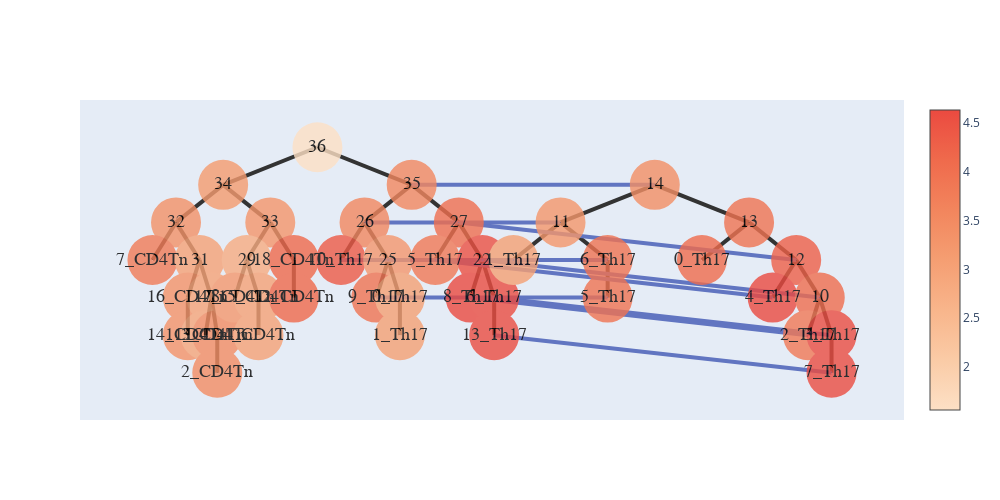

Write notebook code for a chart like this one.
### Code cell
nodes1 = build_hyper_tree_from_folder('./datas/impute/1/',True)
nodes2 = build_hyper_tree_from_folder('./datas/impute/2/',True)
nodes_merge1 = [];
nodes_merge2 = [];
add_meta(nodes1[0],meta_list1,[])
add_meta(nodes2[0],meta_list2,[])
T=tree_alignment(nodes1[0],nodes2[0],1);
minn = T.run_alignment();
T.show_ans();
ans = T.get_ans()
t=show_graph(ans,nodes1[0],nodes2[0]);
t.show_fig()

### Figure 1 — Plotly figure (JSON) as saved in the notebook; plotly's stock layout.template omitted (floating-point values rounded to 4 significant figures)
{"data": [{"hoverinfo": "text", "hovertext": ["connect Empty", "connect Empty", "connect Empty", "connect Empty", "connect Empty", "connect Empty", "connect Empty", "connect Empty", "connect Empty", "connect Empty", "connect Empty", "connect Empty", "connect Empty", "connect Empty", "connect Empty", "connect Empty", "connect Empty", "connect Empty", "connect 14", "connect 11", "connect 1_Th17", "connect 6_Th17", "connect 5_Th17", "connect Empty", "connect Empty", "connect 12", "connect 4_Th17", "connect 10", "connect 2_Th17", "connect 3_Th17", "connect 7_Th17", "connect 35", "connect 26", "connect 10_Th17", "connect 25", "connect 9_Th17", "connect Empty", "connect Empty", "connect 27", "connect 5_Th17", "connect 22", "connect 8_Th17", "connect 6_Th17", "connect 13_Th17"], "marker": {"color": [1.56, 3.166, 3.372, 3.799, 3.005, 3.331, 3.331, 2.993, 2.936, 3.454, 3.454, 3.276, 2.785, 3.228, 3.01, 3.01, 4.131, 4.131, 3.56, 3.563, 4.378, 3.229, 3.946, 3.052, 3.052, 4.032, 3.831, 4.515, 4.632, 4.58, 4.58, 3.403, 3.256, 3.052, 3.946, 3.946, 3.946, 4.087, 4.284, 4.632, 4.062, 3.831, 4.58, 4.58], "colorscale": [[0, "rgb(253, 224, 197)"], [0.1667, "rgb(250, 203, 166)"], [0.3333, "rgb(248, 181, 139)"], [0.5, "rgb(245, 158, 114)"], [0.6667, "rgb(242, 133, 93)"], [0.8333, "rgb(239, 106, 76)"], [1, "rgb(235, 74, 64)"]], "showscale": true, "size": 50, "symbol": "circle-dot"}, "mode": "markers+text", "opacity": 0.8, "text": ["36", "34", "32", "7_CD4Tn", "31", "16_CD4Tn", "14_CD4Tn", "28", "11_CD4Tn", "3_CD4Tn", "2_CD4Tn", "33", "29", "17_CD4Tn", "15_CD4Tn", "4_CD4Tn", "18_CD4Tn", "12_CD4Tn", "35", "26", "10_Th17", "25", "9_Th17", "0_Th17", "1_Th17", "27", "5_Th17", "22", "8_Th17", "6_Th17", "13_Th17", "14", "11", "1_Th17", "6_Th17", "5_Th17", "13", "0_Th17", "12", "4_Th17", "10", "2_Th17", "3_Th17", "7_Th17"], "textfont": {"color": "#000000", "family": "sans serif", "size": 18}, "type": "scatter", "x": [10.5, 5.75, 3.375, 2.188, 4.562, 3.969, 3.969, 5.156, 4.859, 5.453, 5.453, 8.125, 6.938, 6.344, 7.531, 7.531, 9.312, 9.312, 15.25, 12.88, 11.69, 14.06, 13.47, 14.66, 14.66, 17.62, 16.44, 18.81, 18.22, 19.41, 19.41, 27.5, 22.75, 20.38, 25.12, 25.12, 32.25, 29.88, 34.62, 33.44, 35.81, 35.22, 36.41, 36.41], "y": [5, 3.5, 2, 0.5, 0.5, -1, -2.5, -1, -2.5, -2.5, -4, 2, 0.5, -1, -1, -2.5, 0.5, -1, 3.5, 2, 0.5, 0.5, -1, -1, -2.5, 2, 0.5, 0.5, -1, -1, -2.5, 3.5, 2, 0.5, 0.5, -1, 2, 0.5, 0.5, -1, -1, -2.5, -2.5, -4]}], "layout": {"height": 500, "shapes": [{"layer": "below", "line": {"color": "#333", "width": 4}, "type": "line", "x0": 10.5, "x1": 10.5, "y0": 5, "y1": 5}, {"layer": "below", "line": {"color": "#333", "width": 4}, "type": "line", "x0": 10.5, "x1": 5.75, "y0": 5, "y1": 3.5}, {"layer": "below", "line": {"color": "#333", "width": 4}, "type": "line", "x0": 5.75, "x1": 3.375, "y0": 3.5, "y1": 2}, {"layer": "below", "line": {"color": "#333", "width": 4}, "type": "line", "x0": 3.375, "x1": 2.188, "y0": 2, "y1": 0.5}, {"layer": "below", "line": {"color": "#333", "width": 4}, "type": "line", "x0": 3.375, "x1": 4.562, "y0": 2, "y1": 0.5}, {"layer": "below", "line": {"color": "#333", "width": 4}, "type": "line", "x0": 4.562, "x1": 3.969, "y0": 0.5, "y1": -1}, {"layer": "below", "line": {"color": "#333", "width": 4}, "type": "line", "x0": 3.969, "x1": 3.969, "y0": -1, "y1": -2.5}, {"layer": "below", "line": {"color": "#333", "width": 4}, "type": "line", "x0": 4.562, "x1": 5.156, "y0": 0.5, "y1": -1}, {"layer": "below", "line": {"color": "#333", "width": 4}, "type": "line", "x0": 5.156, "x1": 4.859, "y0": -1, "y1": -2.5}, {"layer": "below", "line": {"color": "#333", "width": 4}, "type": "line", "x0": 5.156, "x1": 5.453, "y0": -1, "y1": -2.5}, {"layer": "below", "line": {"color": "#333", "width": 4}, "type": "line", "x0": 5.453, "x1": 5.453, "y0": -2.5, "y1": -4}, {"layer": "below", "line": {"color": "#333", "width": 4}, "type": "line", "x0": 5.75, "x1": 8.125, "y0": 3.5, "y1": 2}, {"layer": "below", "line": {"color": "#333", "width": 4}, "type": "line", "x0": 8.125, "x1": 6.938, "y0": 2, "y1": 0.5}, {"layer": "below", "line": {"color": "#333", "width": 4}, "type": "line", "x0": 6.938, "x1": 6.344, "y0": 0.5, "y1": -1}, {"layer": "below", "line": {"color": "#333", "width": 4}, "type": "line", "x0": 6.938, "x1": 7.531, "y0": 0.5, "y1": -1}, {"layer": "below", "line": {"color": "#333", "width": 4}, "type": "line", "x0": 7.531, "x1": 7.531, "y0": -1, "y1": -2.5}, {"layer": "below", "line": {"color": "#333", "width": 4}, "type": "line", "x0": 8.125, "x1": 9.312, "y0": 2, "y1": 0.5}, {"layer": "below", "line": {"color": "#333", "width": 4}, "type": "line", "x0": 9.312, "x1": 9.312, "y0": 0.5, "y1": -1}, {"layer": "below", "line": {"color": "#333", "width": 4}, "type": "line", "x0": 10.5, "x1": 15.25, "y0": 5, "y1": 3.5}, {"layer": "below", "line": {"color": "#333", "width": 4}, "type": "line", "x0": 15.25, "x1": 12.88, "y0": 3.5, "y1": 2}, {"layer": "below", "line": {"color": "#333", "width": 4}, "type": "line", "x0": 12.88, "x1": 11.69, "y0": 2, "y1": 0.5}, {"layer": "below", "line": {"color": "#333", "width": 4}, "type": "line", "x0": 12.88, "x1": 14.06, "y0": 2, "y1": 0.5}, {"layer": "below", "line": {"color": "#333", "width": 4}, "type": "line", "x0": 14.06, "x1": 13.47, "y0": 0.5, "y1": -1}, {"layer": "below", "line": {"color": "#333", "width": 4}, "type": "line", "x0": 14.06, "x1": 14.66, "y0": 0.5, "y1": -1}, {"layer": "below", "line": {"color": "#333", "width": 4}, "type": "line", "x0": 14.66, "x1": 14.66, "y0": -1, "y1": -2.5}, {"layer": "below", "line": {"color": "#333", "width": 4}, "type": "line", "x0": 15.25, "x1": 17.62, "y0": 3.5, "y1": 2}, {"layer": "below", "line": {"color": "#333", "width": 4}, "type": "line", "x0": 17.62, "x1": 16.44, "y0": 2, "y1": 0.5}, {"layer": "below", "line": {"color": "#333", "width": 4}, "type": "line", "x0": 17.62, "x1": 18.81, "y0": 2, "y1": 0.5}, {"layer": "below", "line": {"color": "#333", "width": 4}, "type": "line", "x0": 18.81, "x1": 18.22, "y0": 0.5, "y1": -1}, {"layer": "below", "line": {"color": "#333", "width": 4}, "type": "line", "x0": 18.81, "x1": 19.41, "y0": 0.5, "y1": -1}, {"layer": "below", "line": {"color": "#333", "width": 4}, "type": "line", "x0": 19.41, "x1": 19.41, "y0": -1, "y1": -2.5}, {"layer": "below", "line": {"color": "#333", "width": 4}, "type": "line", "x0": 27.5, "x1": 27.5, "y0": 3.5, "y1": 3.5}, {"layer": "below", "line": {"color": "#333", "width": 4}, "type": "line", "x0": 27.5, "x1": 22.75, "y0": 3.5, "y1": 2}, {"layer": "below", "line": {"color": "#333", "width": 4}, "type": "line", "x0": 22.75, "x1": 20.38, "y0": 2, "y1": 0.5}, {"layer": "below", "line": {"color": "#333", "width": 4}, "type": "line", "x0": 22.75, "x1": 25.12, "y0": 2, "y1": 0.5}, {"layer": "below", "line": {"color": "#333", "width": 4}, "type": "line", "x0": 25.12, "x1": 25.12, "y0": 0.5, "y1": -1}, {"layer": "below", "line": {"color": "#333", "width": 4}, "type": "line", "x0": 27.5, "x1": 32.25, "y0": 3.5, "y1": 2}, {"layer": "below", "line": {"color": "#333", "width": 4}, "type": "line", "x0": 32.25, "x1": 29.88, "y0": 2, "y1": 0.5}, {"layer": "below", "line": {"color": "#333", "width": 4}, "type": "line", "x0": 32.25, "x1": 34.62, "y0": 2, "y1": 0.5}, {"layer": "below", "line": {"color": "#333", "width": 4}, "type": "line", "x0": 34.62, "x1": 33.44, "y0": 0.5, "y1": -1}, {"layer": "below", "line": {"color": "#333", "width": 4}, "type": "line", "x0": 34.62, "x1": 35.81, "y0": 0.5, "y1": -1}, {"layer": "below", "line": {"color": "#333", "width": 4}, "type": "line", "x0": 35.81, "x1": 35.22, "y0": -1, "y1": -2.5}, {"layer": "below", "line": {"color": "#333", "width": 4}, "type": "line", "x0": 35.81, "x1": 36.41, "y0": -1, "y1": -2.5}, {"layer": "below", "line": {"color": "#333", "width": 4}, "type": "line", "x0": 36.41, "x1": 36.41, "y0": -2.5, "y1": -4}, {"layer": "below", "line": {"color": "#6175c1", "width": 4}, "type": "line", "x0": 15.25, "x1": 27.5, "y0": 3.5, "y1": 3.5}, {"layer": "below", "line": {"color": "#6175c1", "width": 4}, "type": "line", "x0": 17.62, "x1": 34.62, "y0": 2, "y1": 0.5}, {"layer": "below", "line": {"color": "#6175c1", "width": 4}, "type": "line", "x0": 18.81, "x1": 35.81, "y0": 0.5, "y1": -1}, {"layer": "below", "line": {"color": "#6175c1", "width": 4}, "type": "line", "x0": 19.41, "x1": 36.41, "y0": -1, "y1": -2.5}, {"layer": "below", "line": {"color": "#6175c1", "width": 4}, "type": "line", "x0": 19.41, "x1": 36.41, "y0": -2.5, "y1": -4}, {"layer": "below", "line": {"color": "#6175c1", "width": 4}, "type": "line", "x0": 18.22, "x1": 35.22, "y0": -1, "y1": -2.5}, {"layer": "below", "line": {"color": "#6175c1", "width": 4}, "type": "line", "x0": 16.44, "x1": 33.44, "y0": 0.5, "y1": -1}, {"layer": "below", "line": {"color": "#6175c1", "width": 4}, "type": "line", "x0": 12.88, "x1": 22.75, "y0": 2, "y1": 2}, {"layer": "below", "line": {"color": "#6175c1", "width": 4}, "type": "line", "x0": 14.06, "x1": 25.12, "y0": 0.5, "y1": 0.5}, {"layer": "below", "line": {"color": "#6175c1", "width": 4}, "type": "line", "x0": 13.47, "x1": 25.12, "y0": -1, "y1": -1}, {"layer": "below", "line": {"color": "#6175c1", "width": 4}, "type": "line", "x0": 11.69, "x1": 20.38, "y0": 0.5, "y1": 0.5}], "width": 1000, "xaxis": {"showgrid": false, "showline": false, "showticklabels": false, "zeroline": false}, "yaxis": {"showgrid": false, "showline": false, "showticklabels": false, "zeroline": false}}}
